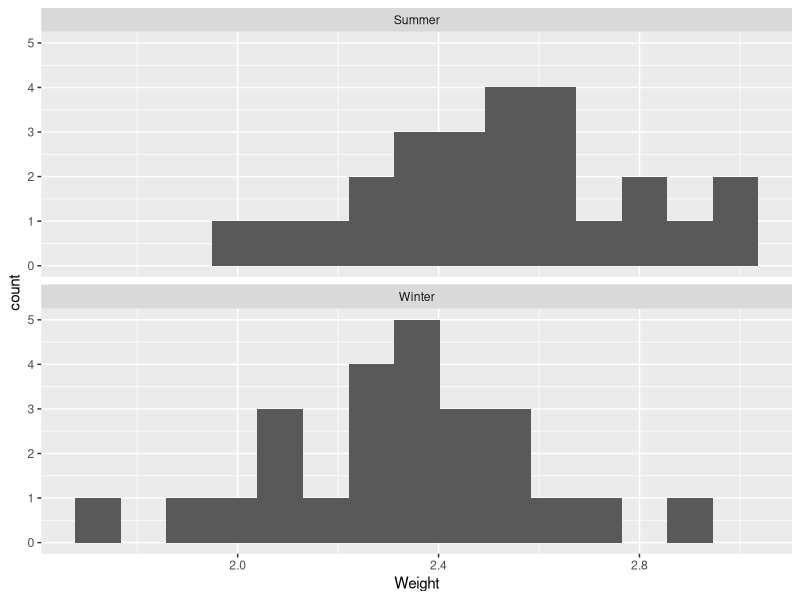
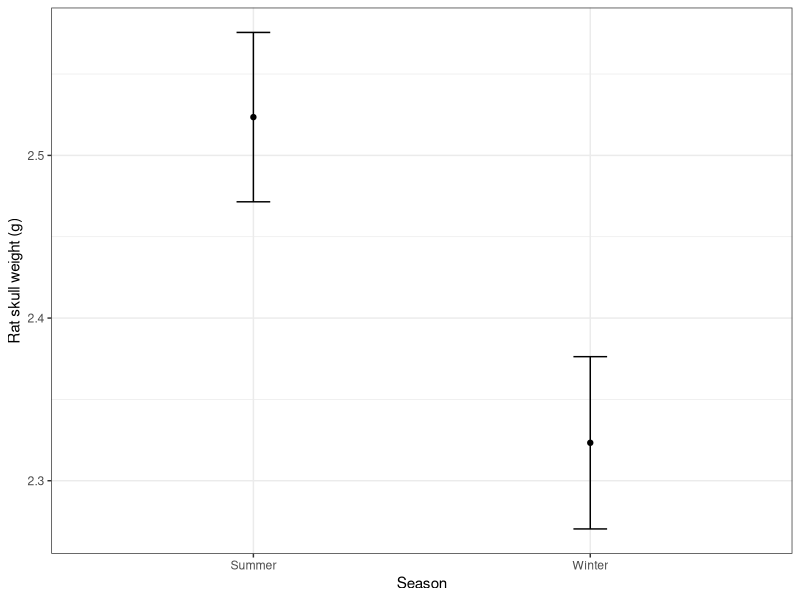

Source code (R) for these figures, in order:
## ---- chunk 1
library(readr)
library(dplyr)
library(ggplot2)
## ---- chunk 2
knitr::opts_knit$set(root.dir = "../data_csv")
## ---- chunk 3
rats <- read_csv("RATSKULL.CSV")  
## ---- chunk 4
glimpse(rats)
## ---- chunk 5
ratmeans <- rats %>%
  group_by(Season) %>% # Use group_by to calculate the means etc for each group
  summarise(mean = mean(Weight), 
            sd = sd(Weight), 
            samp_size = n())
## ---- chunk 6
ggplot(rats, aes(x=Weight)) + 
  # Plot the histogram, changing the number or width of the bins so it's appropriate for the data
  geom_histogram(bins = 15) + 
  # Split into two panels, one for each season
  facet_wrap(~Season, ncol = 1)
## ---- chunk 7
t.test(Weight ~ Season, rats)
## ---- chunk 8
ratmeans <- ratmeans %>% mutate(SE = sd/sqrt(samp_size))
## ---- chunk 9
ggplot(ratmeans, aes(x=Season, y = mean)) + 
  # Add the points 
  geom_point() + 
  # Add the error bars
  geom_errorbar(aes(ymin = mean -SE, ymax = mean+SE), width = 0.1) + 
  # Make the labels more informative
  ylab("Rat skull weight (g)") + 
  # Use a more professional theme
  theme_bw()
